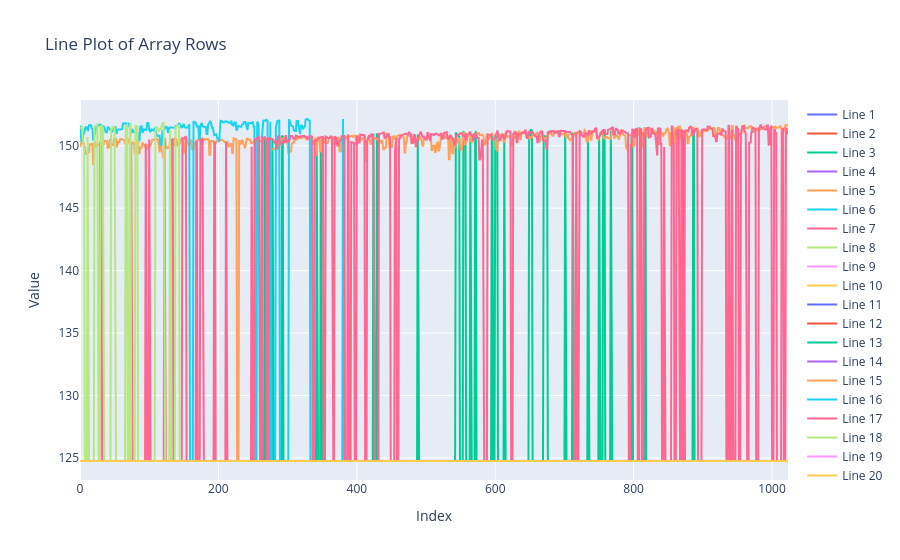

Notebook code for this chart:
### Code cell
import plotly.graph_objects as go
import numpy as np

data_array = subarr_z


fig = go.Figure()


for i in range(20):
    fig.add_trace(go.Scatter(
        y=data_array[i],
        mode='lines',
        name=f'Line {i+1}'
    ))


fig.update_layout(
    title='Line Plot of Array Rows',
    xaxis_title='Index',
    yaxis_title='Value'
)

fig.show()
import plotly.io as pio

pio.write_html(fig, file='linetest2.html', auto_open=True)

### Figure 1 — Plotly figure (JSON) as saved in the notebook; plotly's stock layout.template omitted (floating-point values rounded to 4 significant figures; data arrays with more than 128 entries replaced by an {"elided": "..."} marker saying what was removed)
{"data": [{"mode": "lines", "name": "Line 1", "type": "scatter", "y": {"elided": "1024 float values"}}, {"mode": "lines", "name": "Line 2", "type": "scatter", "y": {"elided": "1024 float values"}}, {"mode": "lines", "name": "Line 3", "type": "scatter", "y": {"elided": "1024 float values"}}, {"mode": "lines", "name": "Line 4", "type": "scatter", "y": {"elided": "1024 float values"}}, {"mode": "lines", "name": "Line 5", "type": "scatter", "y": {"elided": "1024 float values"}}, {"mode": "lines", "name": "Line 6", "type": "scatter", "y": {"elided": "1024 float values"}}, {"mode": "lines", "name": "Line 7", "type": "scatter", "y": {"elided": "1024 float values"}}, {"mode": "lines", "name": "Line 8", "type": "scatter", "y": {"elided": "1024 float values"}}, {"mode": "lines", "name": "Line 9", "type": "scatter", "y": {"elided": "1024 float values"}}, {"mode": "lines", "name": "Line 10", "type": "scatter", "y": {"elided": "1024 float values"}}, {"mode": "lines", "name": "Line 11", "type": "scatter", "y": {"elided": "1024 float values"}}, {"mode": "lines", "name": "Line 12", "type": "scatter", "y": {"elided": "1024 float values"}}, {"mode": "lines", "name": "Line 13", "type": "scatter", "y": {"elided": "1024 float values"}}, {"mode": "lines", "name": "Line 14", "type": "scatter", "y": {"elided": "1024 float values"}}, {"mode": "lines", "name": "Line 15", "type": "scatter", "y": {"elided": "1024 float values"}}, {"mode": "lines", "name": "Line 16", "type": "scatter", "y": {"elided": "1024 float values"}}, {"mode": "lines", "name": "Line 17", "type": "scatter", "y": {"elided": "1024 float values"}}, {"mode": "lines", "name": "Line 18", "type": "scatter", "y": {"elided": "1024 float values"}}, {"mode": "lines", "name": "Line 19", "type": "scatter", "y": {"elided": "1024 float values"}}, {"mode": "lines", "name": "Line 20", "type": "scatter", "y": {"elided": "1024 float values"}}], "layout": {"title": {"text": "Line Plot of Array Rows"}, "xaxis": {"title": {"text": "Index"}}, "yaxis": {"title": {"text": "Value"}}}}
